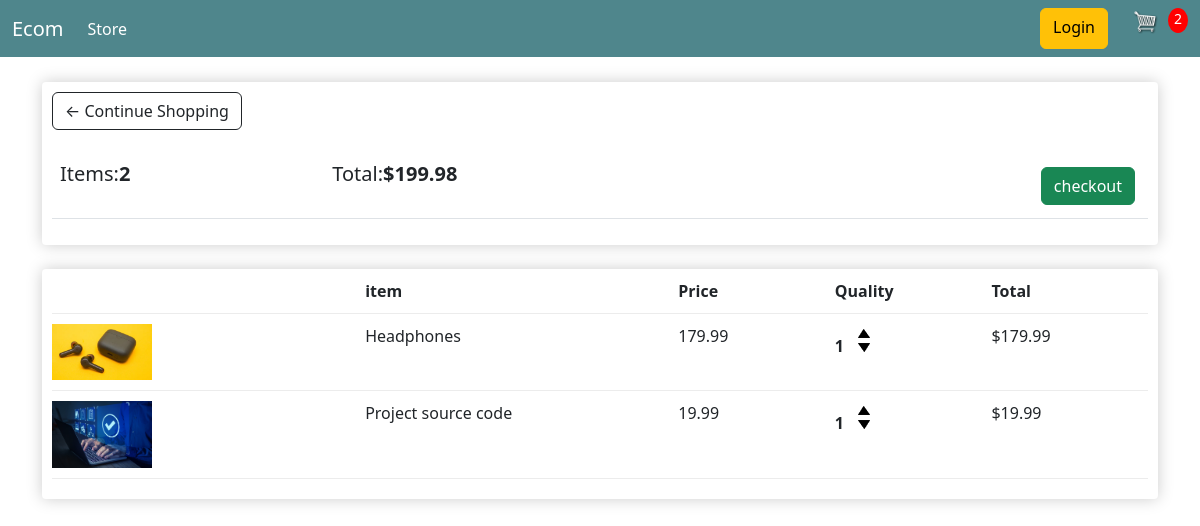
The app's page /cart/ (signed in) with its own data.
### store/models.py (models this page shows, shortened)
class Order(models.Model):
  customar = models.ForeignKey(Customar, on_delete=models.SET_NULL, null=True, blank=True )
  date_ordered = models.DateTimeField(auto_now_add=True)
  complete = models.BooleanField(default=False)
  transaction_id = models.CharField(max_length=100, null=True)
  @property
  def get_cart_total(self):
    orderitems = self.orderitem_set.all()
    total = sum([item.get_total for item in orderitems])
    return total
  @property
  def get_cart_items(self):
    orderitems = self.orderitem_set.all()
    total = sum([item.quantity for item in orderitems])
    return total

class OrderItem(models.Model):
  product = models.ForeignKey(Product, on_delete=models.SET_NULL, null=True)
  order = models.ForeignKey(Order, on_delete=models.SET_NULL, null=True)
  quantity = models.IntegerField(default=0, null=True, blank=True)
  date_added = models.DateTimeField(auto_now_add=True)
  @property
  def get_total(self):
    total = self.product.price * self.quantity
    return total

class Product(models.Model):
  name = models.CharField(max_length=200)
  price = models.DecimalField(max_digits=7, decimal_places=2)
  digital = models.BooleanField(default=False, null=True, blank=True)
  image = models.ImageField(null=True, blank=True)
  @property
  def imageURL(self):
    try:
      url = self.image.url
    except:
      url = ' '
    return url

### store/views.py (the view)
# urls.py: path('cart/', views.cart, name="cart"),
def cart(request):
 if request.user.is_authenticated:
    customar = request.user.customar
    order, created = Order.objects.get_or_create(customar=customar, complete=False)
    items = order.orderitem_set.all()
    cartItems = order.get_cart_items
 else:
    cookieData = cookieCart(request)
    cartItems = cookieData['cartItems']
    order = cookieData['order']
    items = cookieData['items']
 context = {'items':items, 'order':order, 'cartItems':cartItems, }
 return render(request, 'store/cart.html', context)

### store/templates/store/cart.html
{% extends 'store/main.html' %}{% load static%} {% block content %}
<div class="row">
  <div class="col-lg-12">
    <div class="box-element">
      <a class="btn btn-outline-dark" href="{% url 'store' %}"
        >&#x2190; Continue Shopping</a
      >
      <br />
      <br />
      <table class="table">
        <tr>
          <th>
            <h5>Items:<strong>{{order.get_cart_items}}</strong></h5>
          </th>
          <th>
            <h5>
              Total:<strong>${{order.get_cart_total|floatformat:2}}</strong>
            </h5>
          </th>
          <th>
            <a
              style="float: right; margin: 5px"
              class="btn btn-success"
              href="{% url 'checkout' %}"
              >checkout</a
            >
          </th>
        </tr>
      </table>
    </div>
    <br />
    <div class="box-element">
      <div class="cart-row">
        <div style="flex: 2"></div>
        <div style="flex: 2"><strong>item</strong></div>
        <div style="flex: 1"><strong>Price</strong></div>
        <div style="flex: 1"><strong>Quality</strong></div>
        <div style="flex: 1"><strong>Total</strong></div>
      </div>
      {% for item in items %}
      <div class="cart-row">
        <div style="flex: 2">
          <img class="row-image" src="{{item.product.imageURL}}" alt="" />
        </div>
        <div style="flex: 2">{{item.product.name}}</div>
        <div style="flex: 1">{{item.product.price|floatformat:2}}</div>
        <div style="flex: 1">
          <p class="quantity">{{item.quantity}}</p>
          <div class="quantity">
            <img
              data-product="{{item.product.id}}"
              data-action="add"
              src="{% static 'images/arrow-up.png'  %}"
              alt=""
              class="chg-quantity update-cart"
            />
            <img
              data-product="{{item.product.id}}"
              data-action="remove"
              src="{% static 'images/arrow-down.png'  %}"
              alt=""
              class="chg-quantity update-cart"
            />
          </div>
        </div>
        <div style="flex: 1">${{item.get_total}}</div>
      </div>
      {% endfor %}
    </div>
  </div>
</div>
{% endblock content %}

### store/templates/store/main.html (shortened to what this page needs)
<!DOCTYPE html>
{% load static%}
<html lang="en">
  <head>
    <link rel="stylesheet" href="{% static 'css/main.css' %}" />
    <link
      href="https://cdn.jsdelivr.net/npm/bootstrap@5.3.0-alpha1/dist/css/bootstrap.min.css"
      rel="stylesheet"
    />
  </head>
  <body>
    <nav class="navbar navbar-expand-lg navbar-dark bg">
      <div class="container-fluid">
        <a class="navbar-brand" href="{% url 'store' %}">Ecom</a>
        <div class="collapse navbar-collapse" id="navbarSupportedContent">
          <ul class="navbar-nav me-auto mb-2 mb-lg-0">
            <li class="nav-item">
              <a
                class="nav-link active"
                aria-current="page"
                href="{% url 'store' %}"
                >Store</a
              >
            </li>
          </ul>
          <div class="form-inline my-2 my-lg-0 flexx">
            <a href="#" class="btn btn-warning">Login</a>
            <a href="{% url 'cart' %}">
              <img id="cart-icon" src="{% static 'images/cart.png' %}" />
            </a>
            <p id="cart-total">{{cartItems}}</p>
          </div>
        </div>
      </div>
    </nav>
    <div class="container">{% block content %} {% endblock content %}</div>
  </body>
</html>

### static/css/main.css (style rules this page uses)
body { background-color: hsl(0, 0%, 98%); }
h1, h2, h3, h4, h5, h6 { color: hsl(0, 0%, 30%); }
.box-element { box-shadow: hsl(0, 0%, 80%) 0 0 16px; background-color: #fff; border-radius: 4px; padding: 10px; }
#cart-icon { width: 25px; display: inline-block; margin-left: 15px; }
#cart-total { display: block; text-align: center; color: #fff; background-color: red; width: 20px; height: 25px; border-radius: 50%; font-size: 14px; }
.col-lg-4, .col-lg-6, .col-lg-8, .col-lg-12 { margin-top: 10px; }
.btn { border-radius: 0; }
.row-image { width: 100px; }
.cart-row { display: flex; align-items: flex-stretch; padding-bottom: 10px; margin-bottom: 10px; border-bottom: 1px solid #ececec; }
.quantity { display: inline-block; font-weight: 700; padding-right: 10px; }
.chg-quantity { width: 12px; cursor: pointer; display: block; margin-top: 5px; transition: 0.1s; }
.flexx { display: flex; column-gap: 10px; }
.bg { background-color: #4f868c; margin-bottom: 25px; }

### records on screen
Order: get_cart_items "2", get_cart_total "199.98"
OrderItem: product.imageURL (picture), product.name "Headphones", product.price "179.99", quantity "1", get_total "179.99"
OrderItem: product.imageURL (picture), product.name "Project source code", product.price "19.99", quantity "1", get_total "19.99"

### other values on screen
{{ cartItems }} "2"
